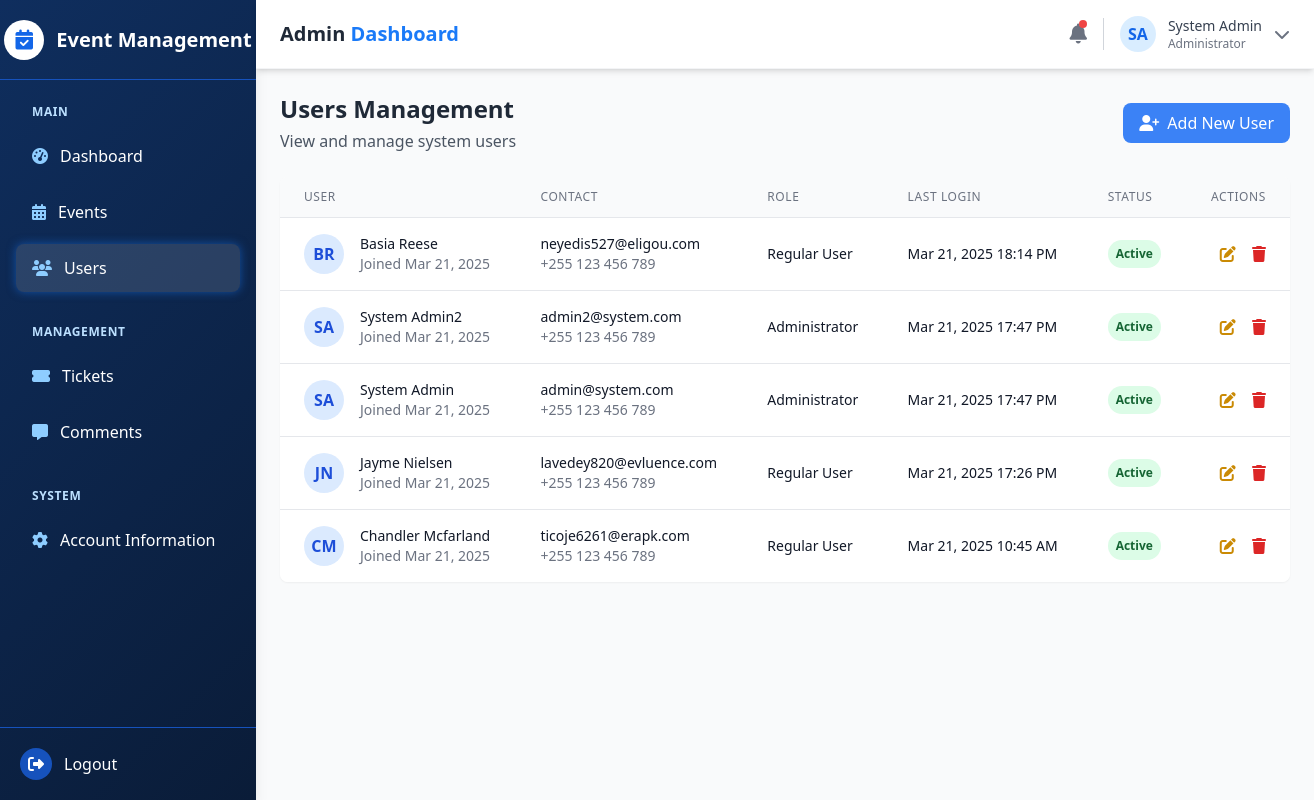
The app's page /users/ (signed in), older data.
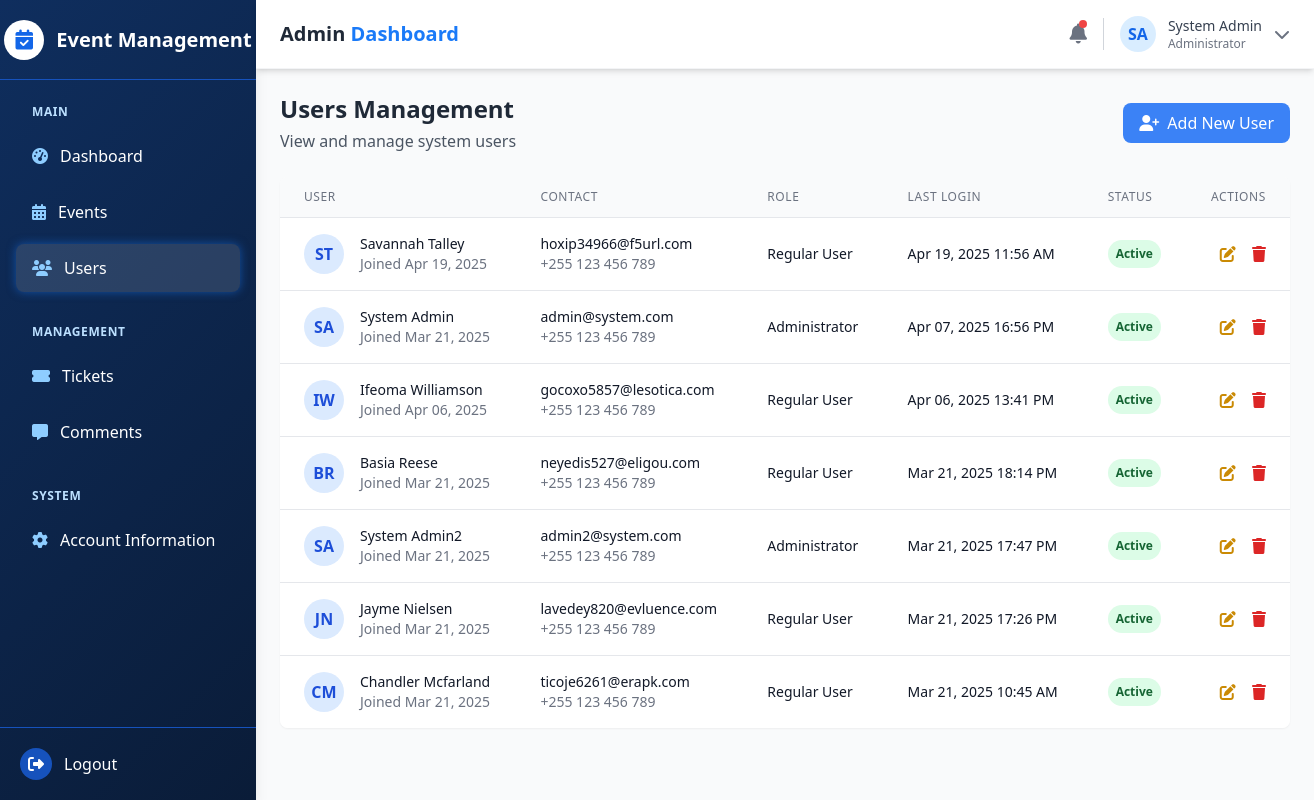
The same page, newer data.
### apps/users/models.py (models this page shows, shortened)
class Account(AbstractBaseUser, PermissionsMixin):
    email = models.EmailField(verbose_name='email', max_length=60, unique=True)
    name = models.CharField(max_length=100, null=True)
    is_admin = models.BooleanField(default=False)
    is_active = models.BooleanField(default=True)
    is_staff = models.BooleanField(default=False)
    is_superuser = models.BooleanField(default=False)
    created_at = models.DateTimeField(auto_now_add=True)
    updated_at = models.DateTimeField(auto_now=True)
    USERNAME_FIELD = 'email'
    objects = MyAccountManager()
    class Meta:
        ordering = ['-updated_at', 'name' ]
    @property
    def get_abbreviated_name(self):
        if self.name:
            name_parts = self.name.split()
            if len(name_parts) >= 2:
                return f"{name_parts[0][0]}{name_parts[-1][0]}"
            return name_parts[0][:2]
        else:
            return self.email[:2]
    @property
    def get_full_name(self):
        return self.name if self.name else self.email

### apps/main/views.py (the view)
# urls.py: path('users/', views.users, name='users'),
@user_passes_test(lambda u: u.is_staff)
def users(request):
    all_users = Account.objects.all()
    return render(request, 'users.html', {
        'page': 'users',
        'users': all_users,
    })

### apps/users/managers.py (called while the page is built)
    def get_queryset(self):
        return super().get_queryset().filter(is_active=True)

### templates/users.html (shortened to what this page needs)
{% extends 'base.html' %}
{% load static %}
{% block content %}
  <div class="p-6">
    <div class="flex flex-col md:flex-row justify-between items-start md:items-center mb-6">
      <div>
        <h1 class="text-2xl font-bold text-gray-800">Users Management</h1>
        <p class="text-gray-600 mt-1">View and manage system users</p>
      </div>
      <a href="{% url 'admin:users_account_add' %}" class="mt-4 md:mt-0 px-4 py-2 bg-blue-500 hover:bg-blue-600 text-white rounded-lg transition-colors flex items-center">
        <i class="fas fa-user-plus mr-2"></i>
        <span>Add New User</span>
      </a>
    </div>
    <div class="bg-white rounded-lg shadow-sm overflow-hidden mb-6">
      <div class="overflow-x-auto">
        <table class="min-w-full divide-y divide-gray-200">
          <thead class="bg-gray-50">
            <tr>
              <th class="px-6 py-3 text-left text-xs font-medium text-gray-500 uppercase tracking-wider">User</th>
              <th class="px-6 py-3 text-left text-xs font-medium text-gray-500 uppercase tracking-wider">Contact</th>
              <th class="px-6 py-3 text-left text-xs font-medium text-gray-500 uppercase tracking-wider">Role</th>
              <th class="px-6 py-3 text-left text-xs font-medium text-gray-500 uppercase tracking-wider">Last Login</th>
              <th class="px-6 py-3 text-left text-xs font-medium text-gray-500 uppercase tracking-wider">Status</th>
              <th class="px-6 py-3 text-right text-xs font-medium text-gray-500 uppercase tracking-wider">Actions</th>
            </tr>
          </thead>
          <tbody class="bg-white divide-y divide-gray-200">
            {% for user in users %}
            <tr class="hover:bg-gray-100 transition-colors">
              <td class="px-6 py-4 whitespace-nowrap">
                <div class="flex items-center">
                  <div class="flex-shrink-0 h-10 w-10 rounded-full bg-blue-100 text-blue-700 flex items-center justify-center font-bold">
                    {{ user.get_abbreviated_name }}
                  </div>
                  <div class="ml-4">
                    <div class="text-sm font-medium text-gray-900">{{ user.get_full_name }}</div>
                    <div class="text-sm text-gray-500">Joined {{ user.created_at|date:"M d, Y" }}</div>
                  </div>
                </div>
              </td>
              <td class="px-6 py-4 whitespace-nowrap">
                <div class="text-sm text-gray-900">{{ user.email }}</div>
                <div class="text-sm text-gray-500">+255 123 456 789</div>
              </td>
              <td class="px-6 py-4 whitespace-nowrap">
                <div class="text-sm text-gray-900">{{ user.is_admin|yesno:"Administrator,Regular User" }}</div>
              </td>
              <td class="px-6 py-4 whitespace-nowrap">
                <div class="text-sm text-gray-900">{{ user.updated_at|date:"M d, Y H:i A" }}</div>
              </td>
              <td class="px-6 py-4 whitespace-nowrap">
                <span class="px-2 py-1 inline-flex text-xs leading-5 font-semibold rounded-full {{ user.is_active|yesno:'bg-green-100 text-green-800,bg-red-100 text-red-800' }}">
                  {{ user.is_active|yesno:'Active,Blocked' }}
                </span>
              </td>
              <td class="px-6 py-4 whitespace-nowrap text-right">
                <a href="{% url 'admin:users_account_change' user.id %}" class="text-yellow-600 hover:text-yellow-900 mr-3">
                  <i class="fas fa-edit"></i>
                </a>
                <a href="{% url 'admin:users_account_delete' user.id %}" class="text-red-600 hover:text-red-900">
                  <i class="fas fa-trash"></i>
                </a>
              </td>
            </tr>
            {% empty %}
            <tr>
              <td colspan="6" class="text-center py-4">No users found.</td>
            </tr>
            {% endfor %}
          </tbody>
        </table>
      </div>
    </div>
  </div>
{% endblock %}

### templates/base.html (shortened to what the changed rows need)
<!DOCTYPE html>
<html lang="en">
<head>
  <script src="https://cdn.tailwindcss.com"></script>
  <link rel="stylesheet" href="https://cdnjs.cloudflare.com/ajax/libs/font-awesome/6.4.0/css/all.min.css">
</head>
<body class="bg-gray-50 min-h-screen flex flex-col">
  <div class="flex flex-col md:flex-row min-h-screen">
    <aside id="sidebar" class="sidebar-gradient text-white w-full md:w-64 flex-shrink-0 md:flex md:flex-col hidden md:block md:sticky md:top-0 md:h-screen shadow-lg">
      <div class="flex items-center justify-center h-20 bg-opacity-50 border-b border-primary-800">
        <div class="flex items-center space-x-3">
          <h1 class="text-xl font-bold text-white">Event Management</h1>
        </div>
      </div>
    </aside>
    <main class="flex-grow">
      <header class="bg-white shadow-md sticky top-0 z-10">
        <div class="flex items-center justify-between px-6 py-4 border-b border-gray-100">
          <div class="flex items-center">
            <div class="flex items-center">
              <h2 class="text-xl font-semibold text-gray-800">Admin <span class="text-primary-600">Dashboard</span></h2>
            </div>
          </div>
          <div class="flex items-center space-x-4">
            {% if user.is_authenticated %}
              <button class="relative text-gray-500 hover:text-primary-600 transition-colors">
                <i class="fas fa-bell text-xl"></i>
                <span class="absolute top-0 right-0 w-2 h-2 bg-red-500 rounded-full"></span>
              </button>
              <div class="flex items-center space-x-3">
                <div class="w-9 h-9 rounded-full bg-primary-100 flex items-center justify-center text-primary-700 font-semibold">
                  {% if user.name %}
                    {{ user.get_abbreviated_name|slice:":2"|upper }}
                  {% else %}
                    {{ user.email|slice:":2"|upper }}
                  {% endif %}
                </div>
                <div class="hidden md:block">
                  <p class="text-sm font-medium text-gray-700">{{ user.name|default:user.email }}</p>
                  <p class="text-xs text-gray-500">
                    {% if user.is_superuser %}
                      Administrator
                    {% elif user.is_staff %}
                      Staff
                    {% else %}
                      User
                    {% endif %}
                  </p>
                </div>
                <div class="relative" id="profileDropdown">
                  <button id="profileDropdownButton" class="text-gray-500 hover:text-primary-600">
                    <i class="fas fa-chevron-down"></i>
                  </button>
                </div>
              </div>
            {% endif %}
          </div>
        </div>
      </header>
      <div class="overflow-y-auto scrollbar-thin">
        {% block content %} {% endblock %}
      </div>
    </main>
  </div>
</body>
</html>

Row changes from the older to the newer data that the page shows:
changed Account "System Admin": updated_at "Mar 21, 2025 17:47 PM" → "Apr 07, 2025 16:56 PM"; moves up the list
added Account: get_abbreviated_name "ST", get_full_name "Savannah Talley", created_at "Apr 19, 2025", email "hoxip34966@f5url.com", is_admin "Regular User", updated_at "Apr 19, 2025 11:56 AM", is_active "Active"
added Account: get_abbreviated_name "IW", get_full_name "Ifeoma Williamson", created_at "Apr 06, 2025", email "gocoxo5857@lesotica.com", is_admin "Regular User", updated_at "Apr 06, 2025 13:41 PM", is_active "Active"
